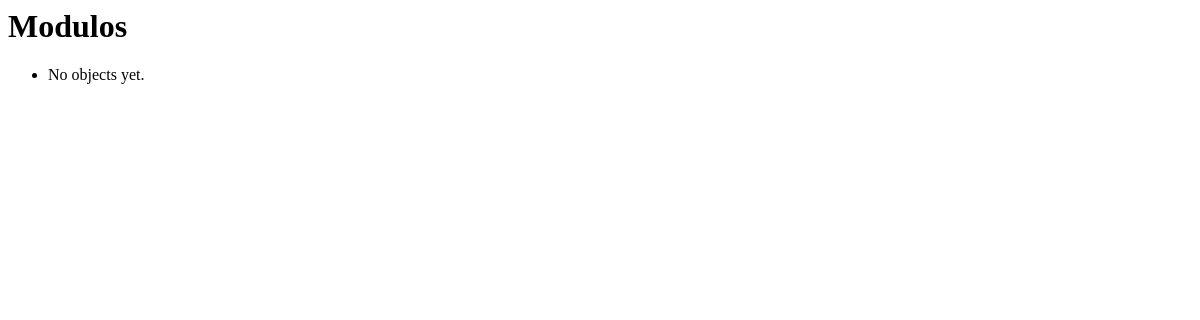
The page /modules/ on the database as committed earlier.
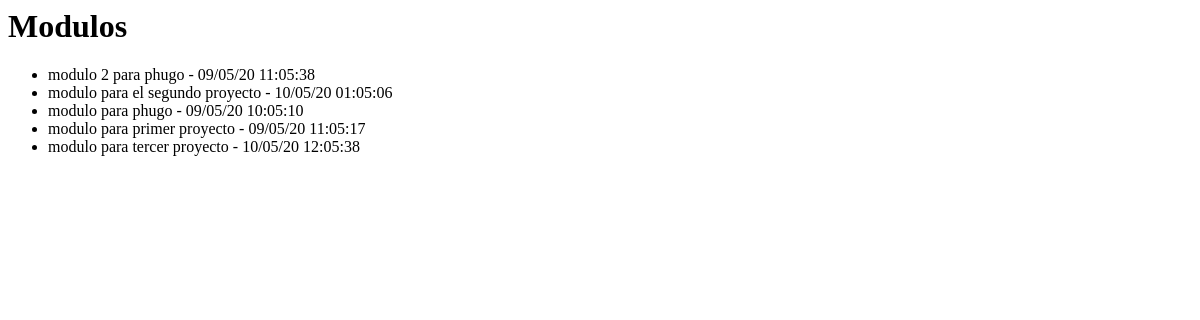
The same page on the database as committed later.
### modules/models.py (models this page shows, shortened)
class Module(models.Model):
    name = models.CharField(verbose_name="Nombre", max_length=200)
    description = models.TextField(verbose_name="Descripción")
    project_id = models.ForeignKey("projects.Project", verbose_name="proyecto", on_delete=models.CASCADE, default=0)
    planned = models.IntegerField(verbose_name="Tiempo planeado", null=True, blank=True)
    created = models.DateTimeField(auto_now_add=True, verbose_name="Fecha de creación")
    updated = models.DateTimeField(auto_now=True, verbose_name="Fecha de edición")
    finished = models.DateTimeField(verbose_name="Fecha de finalización", null=True, blank=True)
    class Meta:
        verbose_name = "Modulo"
        verbose_name_plural = "Modulos"
        ordering = ['name', 'created']

### modules/views.py (the view)
# urls.py: path('', ModuleListView.as_view(), name='modules'),
class ModuleListView(ListView):
    model = Module

### modules/templates/modules/module_list.html
<h1>Modulos</h1>
<ul>
{% for object in object_list %}
    <li>{{ object.name }} - {{ object.created|date:"d/m/y h:m:s" }}</li>
{% empty %}
    <li>No objects yet.</li>
{% endfor %}
</ul>

Rows that differ between the two databases and show on the page:
added Module: name "modulo 2 para phugo", created "09/05/20 11:05:38"
added Module: name "modulo para el segundo proyecto", created "10/05/20 01:05:06"
added Module: name "modulo para phugo", created "09/05/20 10:05:10"
added Module: name "modulo para primer proyecto", created "09/05/20 11:05:17"
added Module: name "modulo para tercer proyecto", created "10/05/20 12:05:38"
Other text that changed with them:
text no longer shown: "No objects yet."
